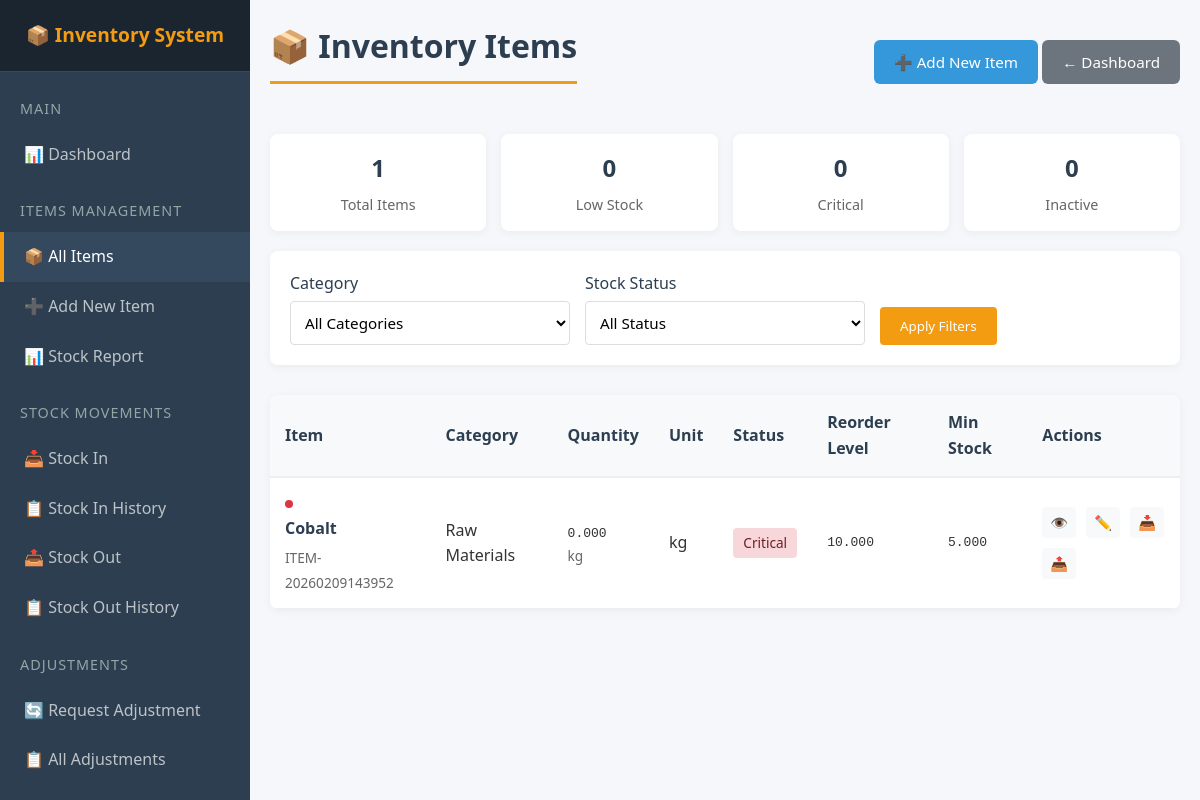
The app's page /inventory/items/ (signed in), older data.
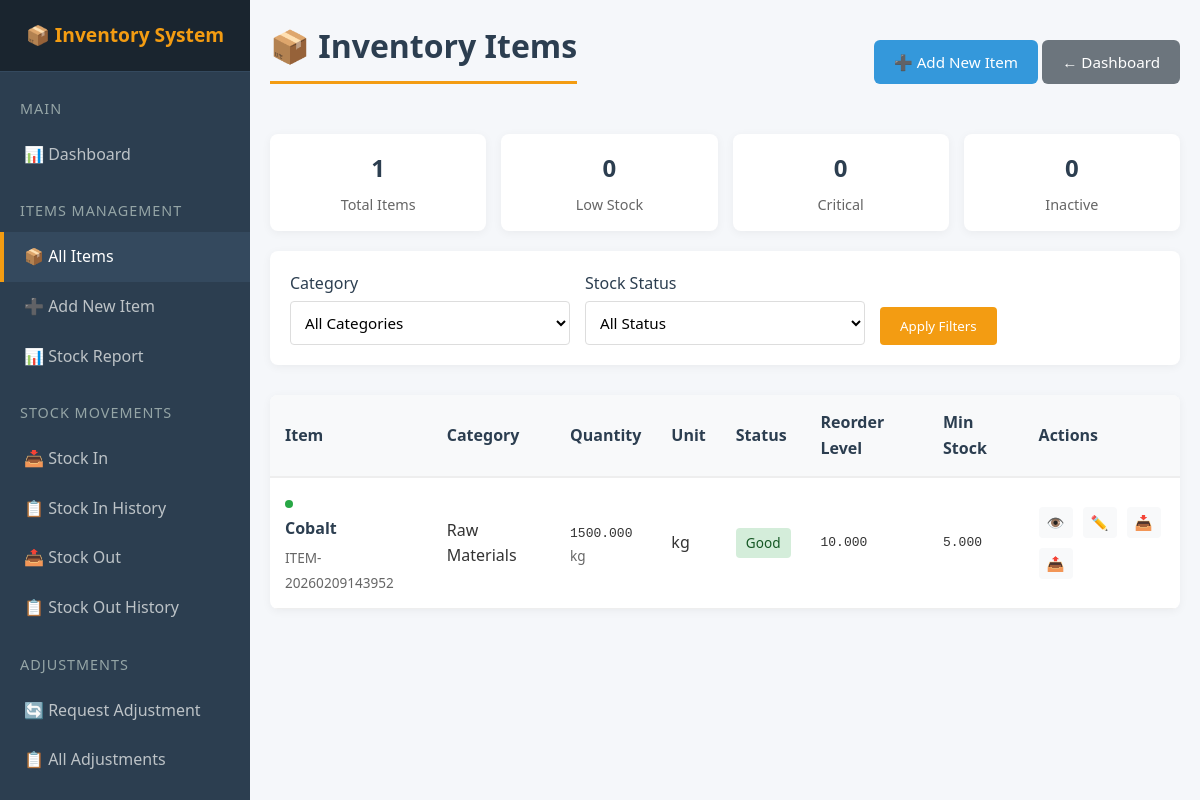
The same page, newer data.
### inventory/models.py (models this page shows, shortened)
class Item(models.Model):
    CATEGORY_CHOICES = [
        ('RAW_MATERIALS', 'Raw Materials'),
        ('CHEMICALS', 'Chemicals'),
        ('FINISHED_GOODS', 'Finished Goods'),
        ('OTHERS', 'Others'),
    ]
    name = models.CharField(max_length=100)
    category = models.CharField(max_length=50, choices=CATEGORY_CHOICES, default='RAW_MATERIALS')
    description = models.TextField(blank=True, null=True)
    sku = models.CharField(max_length=50, unique=True, blank=True, null=True, help_text="Stock Keeping Unit")
    unit_of_measure = models.CharField(max_length=20, default='kg', help_text="e.g., kg, pcs, liter, box")
    quantity = models.DecimalField(max_digits=15, decimal_places=3, default=Decimal('0.000'))
    reorder_level = models.DecimalField(max_digits=15, decimal_places=3, default=Decimal('10.000'))
    minimum_stock = models.DecimalField(max_digits=15, decimal_places=3, default=Decimal('5.000'))
    purchase_price = models.DecimalField(max_digits=12, decimal_places=2, default=0, help_text="Cost price in Tsh")
    selling_price = models.DecimalField(max_digits=12, decimal_places=2, default=0, help_text="Selling price in Tsh")
    created_at = models.DateTimeField(auto_now_add=True)
    updated_at = models.DateTimeField(auto_now=True)
    is_active = models.BooleanField(default=True)
    class Meta:
        ordering = ['name']
        verbose_name = 'Inventory Item'
        verbose_name_plural = 'Inventory Items'
        constraints = [
            models.UniqueConstraint(
                fields=['name'],
                name='unique_item_name',
                condition=models.Q(is_active=True),
            )
        ]

### inventory/views.py (the view)
# urls.py: path('items/', views.item_list, name='item_list'),
@login_required
@group_required('Inventory')
def item_list(request):
    items = Item.objects.filter(is_active=True).order_by('name')
    category_filter = request.GET.get('category')
    if category_filter:
        items = items.filter(category=category_filter)
    status_filter = request.GET.get('status')
    if status_filter == 'low':
        items = items.filter(quantity__lte=F('reorder_level'), quantity__gt=F('minimum_stock'))
    elif status_filter == 'critical':
        items = items.filter(quantity__lte=F('minimum_stock'))
    elif status_filter == 'out_of_stock':
        items = items.filter(quantity=0)
    page = request.GET.get('page', 1)
    paginator = Paginator(items, 100)  # Show 100 items per page
    try:
        items_page = paginator.page(page)
    except PageNotAnInteger:
        items_page = paginator.page(1)
    except EmptyPage:
        items_page = paginator.page(paginator.num_pages)
    low_stock_count = 0
    critical_stock_count = 0
    inactive_items_count = 0
    for item in items_page:
        if not item.is_active:
            inactive_items_count += 1
        elif item.quantity <= item.minimum_stock:
            critical_stock_count += 1
        elif item.quantity <= item.reorder_level:
            low_stock_count += 1
    context = {
        'items': items_page,  # Changed from items to items_page
        'low_stock_count': low_stock_count,
        'critical_stock_count': critical_stock_count,
        'inactive_items_count': inactive_items_count,
        'category_choices': Item.CATEGORY_CHOICES,
        'usd_to_tsh': USD_TO_TSH,
    }
    return render(request, 'inventory/item_list.html', context)

### finance/context_processors.py (called while the page is built)
def finance_context(request):
    if request.user.is_authenticated and request.user.is_superuser:
        finance_pending_requests = FinanceEditRequest.objects.filter(
            status='Pending'
        ).count()
    else:
        finance_pending_requests = 0
    return {
        'finance_pending_requests': finance_pending_requests,
    }

### hr/context_processors.py (called while the page is built, shortened)
def leave_counts(request):
    if not request.user.is_authenticated:
        return {}
    pending_count = 0
    user_is_manager = request.user.groups.filter(name='Manager').exists()
    try:
        from .models import LeaveRequest, Employee
    except ImportError:
        pass
    return {
    'hr_pending_leaves': pending_count,
    'user_is_manager': user_is_manager,
    }

### sales/context_processors.py (called while the page is built, shortened)
def sales_sidebar_context(request):
    return {}

### inventory/templates/inventory/item_list.html (shortened to what the changed rows need)
<!DOCTYPE html>
<html lang="en">
<head>
    {% load static %}
    <link rel="stylesheet" href="{% static 'inventory/css/base.css' %}">
    <link rel="stylesheet" href="{% static 'inventory/css/components.css' %}">
    <link rel="stylesheet" href="{% static 'inventory/css/items.css' %}">
</head>
<body>
    <div class="sidebar" id="sidebar">
        <div class="sidebar-header">
            <h2>📦 Inventory System</h2>
        </div>
    </div>
    <div class="main-content" id="mainContent">
        <div class="container">
            <div class="header-actions">
                <h1>📦 Inventory Items</h1>
            </div>
            <div class="table-container">
                <table>
                    <thead>
                        <tr>
                            <th>Item</th>
                            <th>Category</th>
                            <th>Quantity</th>
                            <th>Unit</th>
                            <th>Status</th>
                            <th>Reorder Level</th>
                            <th>Min Stock</th>
                            <th>Actions</th>
                        </tr>
                    </thead>
                    <tbody>
                        {% for item in items %}
                        <tr>
                            <td>
                                <span class="stock-indicator
                                    {% if not item.is_active %}stock-inactive
                                    {% elif item.quantity <= item.minimum_stock %}stock-critical
                                    {% elif item.quantity <= item.reorder_level %}stock-low
                                    {% else %}stock-good{% endif %}"></span>
                                <span class="item-name">{{ item.name }}</span>
                                <span class="item-sku">{{ item.sku|default:"No SKU" }}</span>
                            </td>
                            <td>{{ item.get_category_display }}</td>
                            <td>
                                <span class="decimal">{{ item.quantity|floatformat:3 }}</span>
                                <div style="font-size: 0.85em; color: #666;">
                                    {{ item.unit_of_measure }}
                                </div>
                            </td>
                            <td>{{ item.unit_of_measure }}</td>
                            <td>
                                {% if not item.is_active %}
                                <span class="status-badge status-inactive">Inactive</span>
                                {% elif item.quantity <= item.minimum_stock %}
                                <span class="status-badge status-critical">Critical</span>
                                {% elif item.quantity <= item.reorder_level %}
                                <span class="status-badge status-low">Low</span>
                                {% else %}
                                <span class="status-badge status-good">Good</span>
                                {% endif %}
                            </td>
                            <td class="decimal">{{ item.reorder_level|floatformat:3 }}</td>
                            <td class="decimal">{{ item.minimum_stock|floatformat:3 }}</td>
                            <td>
                                <div class="action-links">
                                    <a href="{% url 'inventory:item_detail' item.pk %}" title="View Details">👁️</a>
                                    <a href="{% url 'inventory:item_update' item.pk %}" title="Edit Item">✏️</a>
                                    <a href="{% url 'inventory:stock_in_create' %}?item={{ item.pk }}" title="Stock In">📥</a>
                                    <a href="{% url 'inventory:stock_out_create' %}?item={{ item.pk }}" title="Stock Out">📤</a>
                                </div>
                            </td>
                        </tr>
                        {% endfor %}
                    </tbody>
                </table>
            </div>
        </div>
    </div>
</body>
</html>

Row changes from the older to the newer data that the page shows:
changed Item "Cobalt": quantity "0.000" → "1500.000"; quantity "Critical" → "Good"
